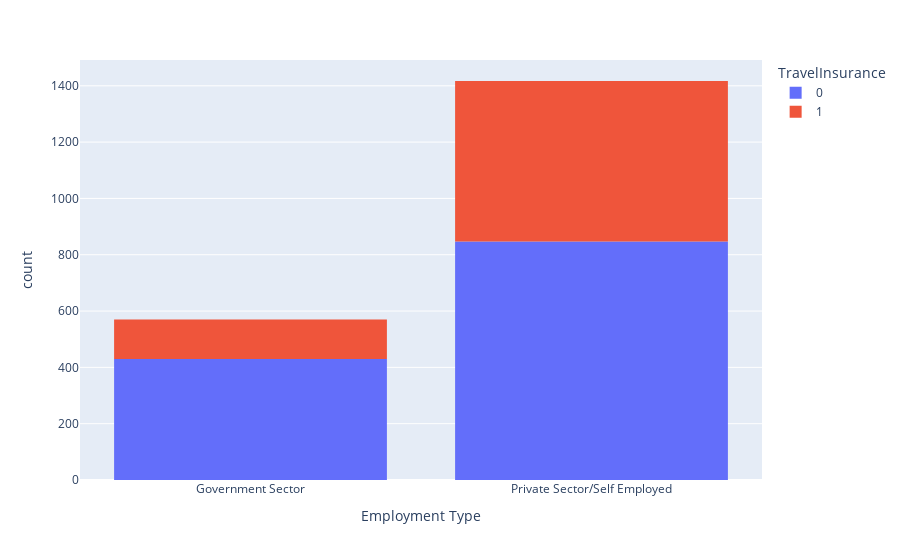

Here is the notebook cell this chart was saved with:
### Code cell
fig = px.histogram(data,x="Employment Type",color="TravelInsurance")
fig.show()

### Figure 1 — Plotly figure (JSON) as saved in the notebook; plotly's stock layout.template omitted (floating-point values rounded to 4 significant figures; data arrays with more than 128 entries replaced by an {"elided": "..."} marker saying what was removed)
{"data": [{"alignmentgroup": "True", "bingroup": "x", "hovertemplate": "TravelInsurance=0<br>Employment Type=%{x}<br>count=%{y}<extra></extra>", "legendgroup": "0", "marker": {"color": "#636efa", "pattern": {"shape": ""}}, "name": "0", "offsetgroup": "0", "orientation": "v", "showlegend": true, "x": {"elided": "1277 str values"}, "xaxis": "x", "yaxis": "y", "type": "histogram"}, {"alignmentgroup": "True", "bingroup": "x", "hovertemplate": "TravelInsurance=1<br>Employment Type=%{x}<br>count=%{y}<extra></extra>", "legendgroup": "1", "marker": {"color": "#EF553B", "pattern": {"shape": ""}}, "name": "1", "offsetgroup": "1", "orientation": "v", "showlegend": true, "x": {"elided": "710 str values"}, "xaxis": "x", "yaxis": "y", "type": "histogram"}], "layout": {"xaxis": {"anchor": "y", "domain": [0.0, 1.0], "title": {"text": "Employment Type"}}, "yaxis": {"anchor": "x", "domain": [0.0, 1.0], "title": {"text": "count"}}, "legend": {"title": {"text": "TravelInsurance"}, "tracegroupgap": 0}, "margin": {"t": 60}, "barmode": "relative"}}
